Frame 1 (no input): blank canvas, image omitted
Frame 60 (no input): blank canvas, image omitted
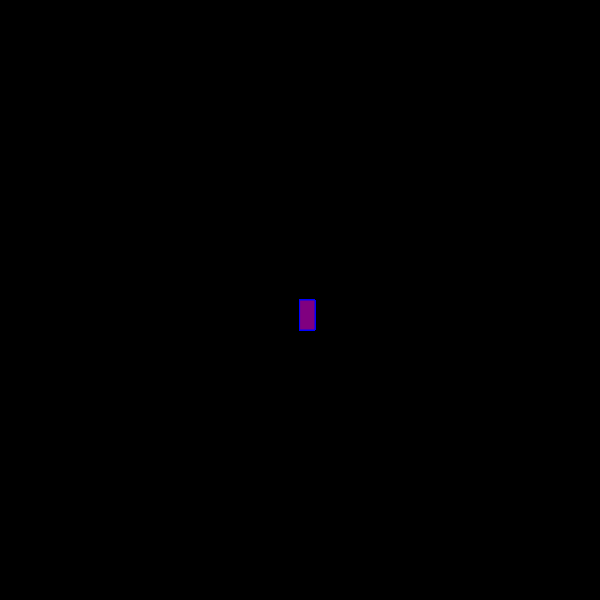
Frame 120 (the mouse pressed at the canvas centre since frame 60)

The p5.js sketch whose frames 1 and 60 were blank and that drew this single picture after the mouse press (run headless with seeded random() and noise() and a simulated clock; from frame 60 on, the mouse is pressed at the canvas centre):

// p5.js sketch
// ── sketch.js
function setup() {
    createCanvas(600, 600);
  background("black")
  }
  
  function draw() {
    stroke("blue")
    fill("purple")
    
    if (mouseIsPressed) {
      rect (mouseX, mouseY, 15, 30);
    
  }}
